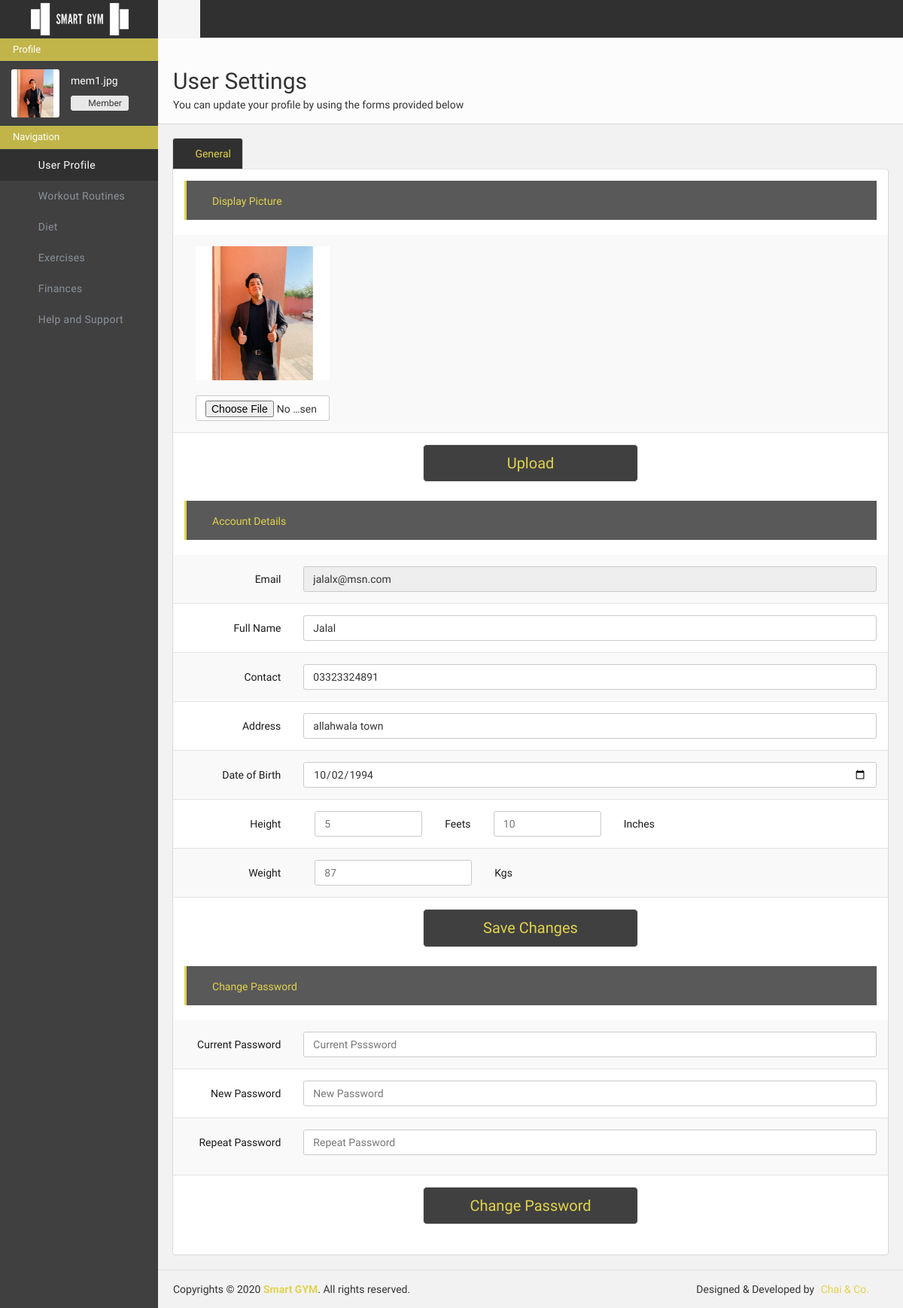
Page /userportal/settings/ (signed in) on the earlier database version.
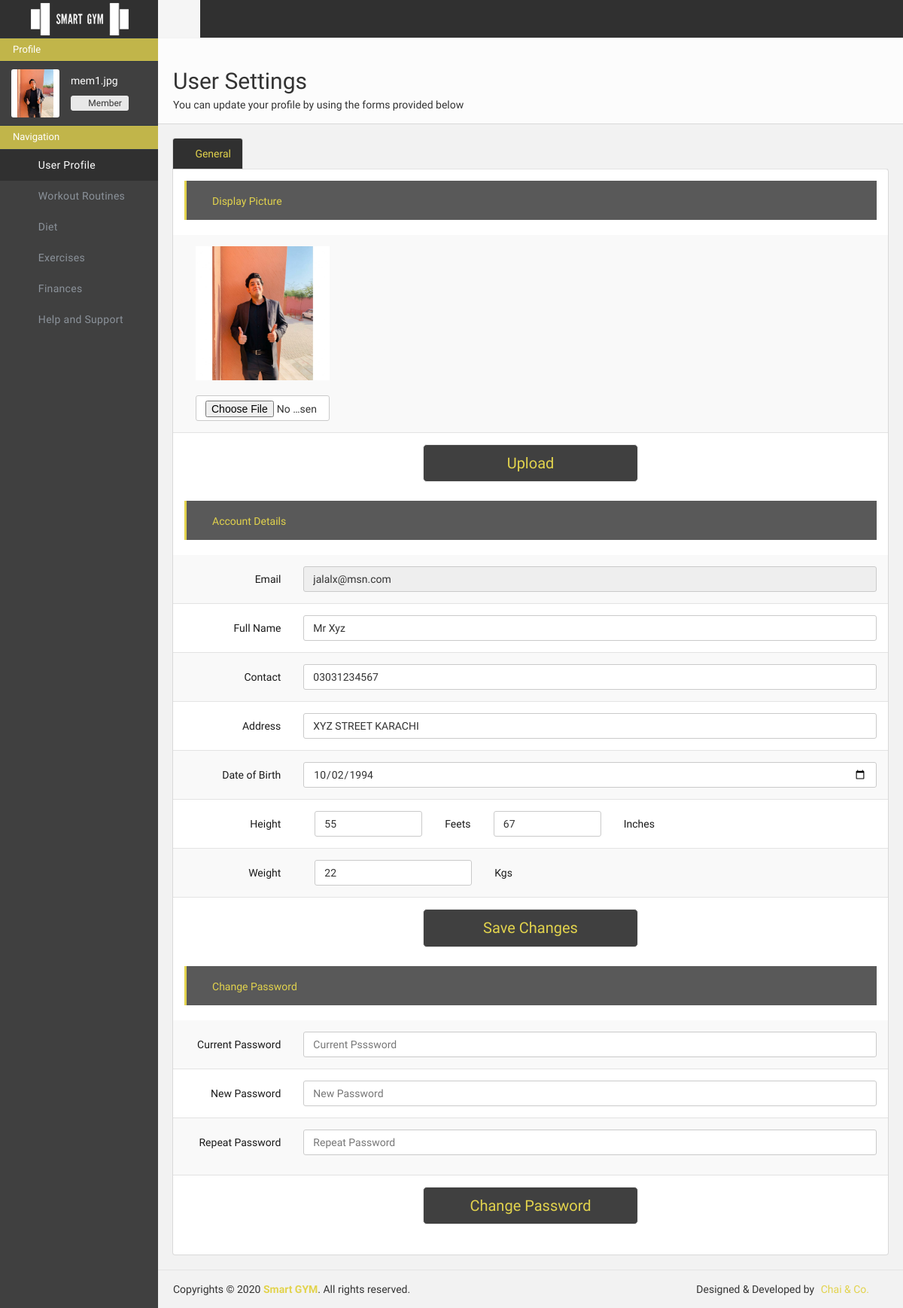
Same page on the later database version.
### adminportal/models.py (models this page shows)
class MemberData(models.Model):
    member_id = models.CharField(max_length=500, primary_key=True, default="")
    member_package = models.CharField(max_length=500, default="pkg")
    member_img_name = models.CharField(max_length=500, default="mem.jpg")
    member_name = models.CharField(max_length=500, default="")
    member_email = models.CharField(max_length=500, unique=True, default="")
    member_password = models.CharField(max_length=500, default="admin5003")
    member_contact = models.CharField(max_length=500, default="")
    member_address = models.CharField(max_length=500, default="")
    member_dob = models.CharField(max_length=500, default="")
    member_height = models.CharField(max_length=500, default="")
    member_weight = models.CharField(max_length=500, default="")
    member_routine = models.CharField(max_length=500, default="rtn")
    member_diet = models.CharField(max_length=500, default="dt")
    member_status = models.CharField(max_length=500, default="Active")
    member_added_by = models.CharField(max_length=500, default="")
    member_added_on = models.CharField(max_length=500, default="")

### userportal/views.py (the view, shortened to what this page needs)
# urls.py: path('settings/', views.settings, name="adminportal-settings"),
def settings(request):
    params = {"imageerror":0, "dataerror":0, "passerror1":0, "passerror2":0}
    if "userid" in request.session and request.session["userrole"] == "Member" :
        member = MemberData.objects.filter(member_id = request.session["userid"])[0]
        params["member"] = member
        height = member.member_height
        if height == "":
            params["height"] = {"h1": "", "h2":""}
        else:
            h1 = height.split(",")[0]
            h2 = height.split(",")[1]
            params["height"] = {"h1": int(h1), "h2": int(h2)}
        return render(request, 'userportal/settings.html', params)
    else:
        return redirect('/userportal/login/')

### userportal/templates/userportal/settings.html (shortened to what the changed rows need)
{% load static %}
<!doctype html>
<html class="no-js">
    <head>
        <link href="{% static 'userportal/css/icons.css'%}" rel="stylesheet" />
        <link href="{% static 'userportal/css/bootstrap.css'%}" rel="stylesheet" />
        <link href="{% static 'userportal/css/plugins.css'%}" rel="stylesheet" />
        <link href="{% static 'userportal/css/main.css'%}" rel="stylesheet" />
        <link href="{% static 'userportal/css/custom.css'%}" rel="stylesheet" />
    </head>
    <body>
        <div id="wrapper">
            <aside id="sidebar" class="page-sidebar hidden-md hidden-sm hidden-xs">
                <div class="sidebar-inner">
                    <div class="sidebar-scrollarea">
                        <div class="user-info clearfix">
                            <img src="/media/adminportal/member/{{request.session.userid}}.jpg" alt="avatar">
                            <span class="name">{{ request.session.username }}</span>
                            <div class="btn-group">
                                <div type="button" class="btn btn-default btn-xs" style="margin-top: 5px ;"><i class="fa fa-group"></i>
                                </div>
                                <div type="button" class="btn btn-default btn-xs dropdown-toggle" data-toggle="dropdown" style="margin-top: 5px ;">Member
                                </div>
                            </div>
                        </div>
                    </div>
                </div>
            </aside>
            <div class="page-content sidebar-page clearfix">
                <div class="page-content-wrapper">
                    <div class="page-content-inner">
                        <div id="page-header" class="clearfix">
                            <div class="page-header">
                                <h2>User Settings</h2>
                            </div>
                        </div>
                        <div class="row">
                            <div class="col-lg-12 col-md-12 sortable-layout">
                                <div class="tabs mb20">
                                    <div id="myTabContent2" class="tab-content">
                                        <div class="tab-pane fade active in" id="tab1">
                                                <form class="form-horizontal group-border stripped" role="form" method="POST" action="/userportal/settings/" >{% csrf_token %}
                                                    <div class="form-group">
                                                        <div class="col-sm-10">
                                                            <input type="email" class="form-control" id="inputEmail4" placeholder="Email" name="email" disabled value="{{member.member_email}}">
                                                        </div>
                                                    </div>
                                                    <div class="form-group">
                                                        <div class="col-sm-10">
                                                            <input type="text" class="form-control" id="lname" placeholder="Full Name" required name="name" value="{{member.member_name}}">
                                                        </div>
                                                    </div>
                                                    <div class="form-group">
                                                        <div class="col-sm-10">
                                                            <input type="tel" class="form-control" id="" placeholder="Contact No." name="contact" required value="{{member.member_contact}}">
                                                        </div>
                                                    </div>
                                                    <div class="form-group">
                                                        <div class="col-sm-10">
                                                            <input type="text" class="form-control" id="" placeholder="Your Current Address.." name="address" required value="{{member.member_address}}">
                                                        </div>
                                                    </div>
                                                    <div class="form-group">
                                                        <div class="col-sm-10">
                                                            <input type="date" class="form-control" id="" placeholder="Your Birth Date Comes Here.." name="dob" value="{{member.member_dob}}" required>
                                                        </div>
                                                    </div>
                                                    <div class="form-group">
                                                        <div class="col-sm-3">
                                                            <div class="col-sm-10">
                                                                <input type="number" class="form-control" id="" placeholder="5" value="{{height.h1}}" min="1" name="height1">
                                                            </div>
                                                        </div>
                                                        <div class="col-sm-3">
                                                            <div class="col-sm-10">
                                                                <input type="number" class="form-control" id="" placeholder="10" max="12" min="0" value="{{height.h2}}" name="height2">
                                                            </div>
                                                        </div>
                                                    </div>
                                                    <div class="form-group">
                                                        <div class="col-sm-4">
                                                            <div class="col-sm-10">
                                                                <input type="number" class="form-control" id="" placeholder="87" name="weight" value="{{member.member_weight}}">
                                                            </div>
                                                        </div>
                                                    </div>
                                                </form>
                                        </div>
                                    </div>
                                </div>
                            </div>
                        </div>
                    </div>
                </div>
                        </div>
                    </div>
    </body>
</html>

Differences in the rows shown:
changed MemberData "mem1.jpg": name "Jalal" → "Mr Xyz"; contact "03323324891" → "03031234567"; address "allahwala town" → "XYZ STREET KARACHI"; weight (not shown) → "22"
Other differences:
form field height1: (not shown) → "55"
form field height2: (not shown) → "67"
